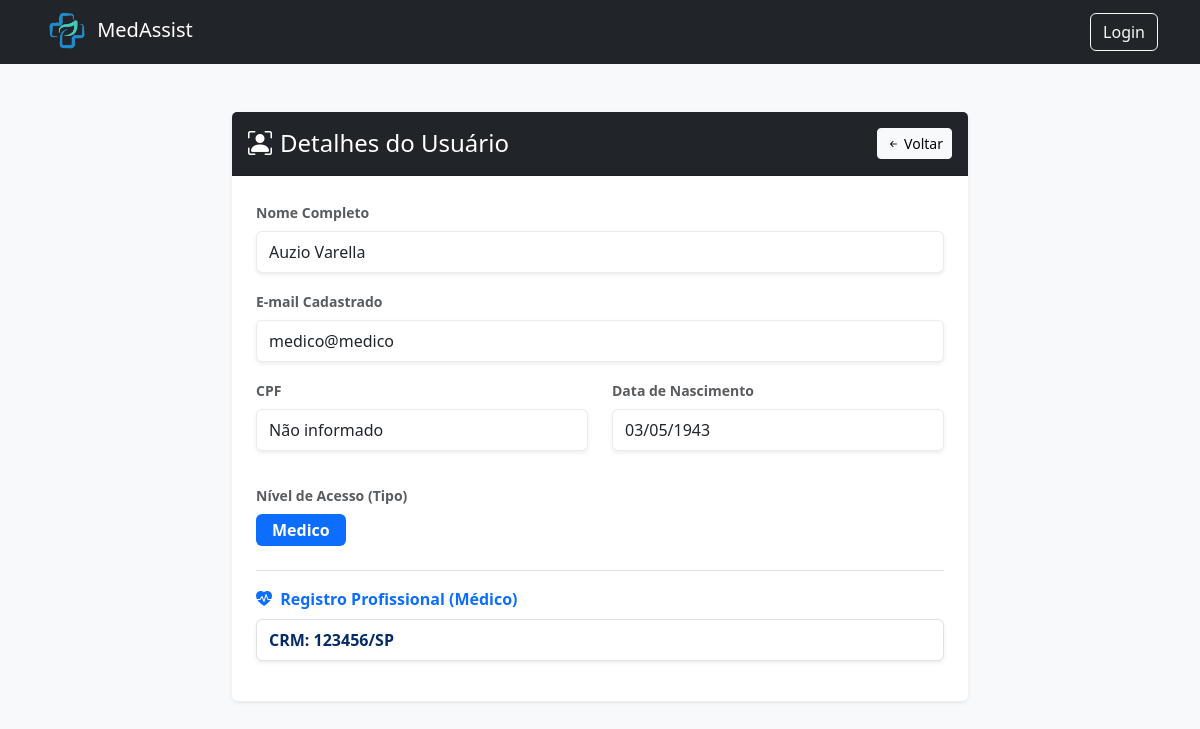
Before: /view/usuario-view.php?id=9 (signed in) with the older database file.
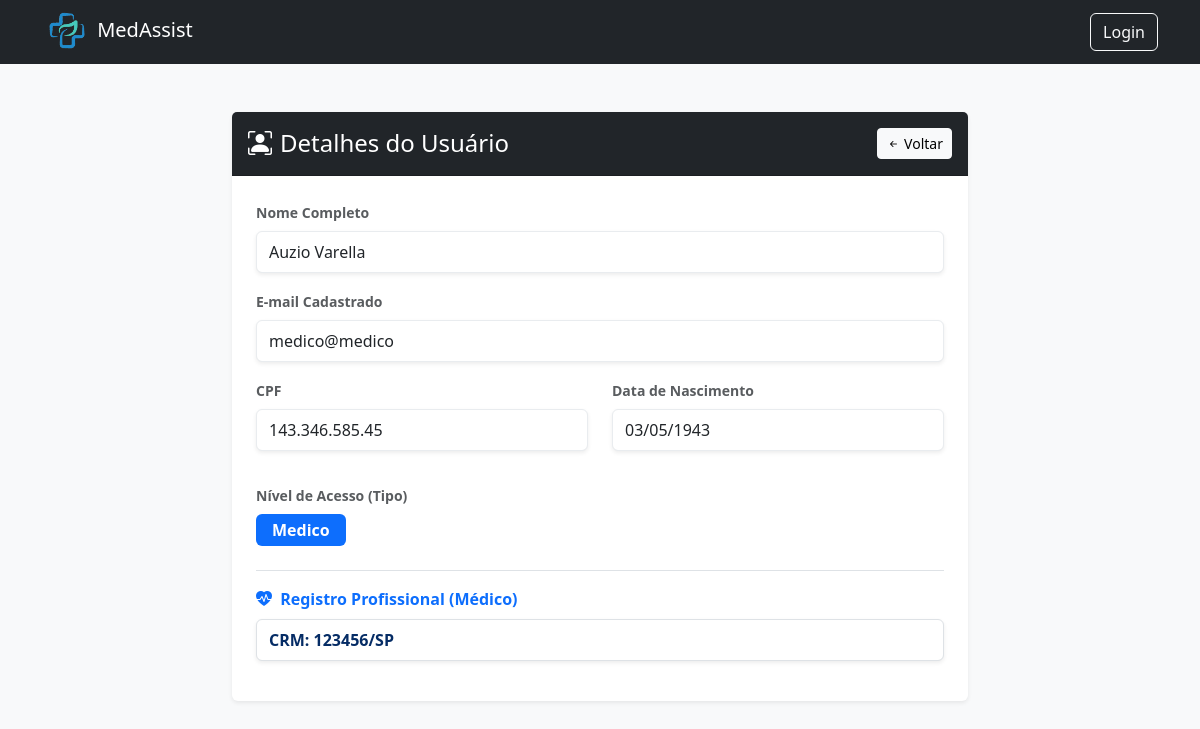
After: the same page with the newer database file.
### tables this page shows
CREATE TABLE `usuarios` (
  `id` int(11) NOT NULL AUTO_INCREMENT,
  `cpf` varchar(14) DEFAULT NULL,
  `nome` varchar(100) NOT NULL,
  `email` varchar(100) DEFAULT NULL,
  `data_nascimento` date NOT NULL,
  `senha` varchar(255) DEFAULT NULL,
  `role` enum('admin','medico','enfermeiro','paciente') DEFAULT 'paciente' COMMENT 'Papéis de acesso ao sistema',
  `crm_registro` varchar(50) DEFAULT NULL COMMENT 'Registro CRM do Médico. Deve ser preenchido se o papel role for medico.',
  `coren_registro` varchar(50) DEFAULT NULL COMMENT 'Registro COREN do Enfermeiro/Técnico. Deve ser preenchido se o role for enfermeiro.',
  PRIMARY KEY (`id`),
  UNIQUE KEY `crm_registro` (`crm_registro`),
  UNIQUE KEY `coren_registro` (`coren_registro`),
  UNIQUE KEY `cpf` (`cpf`),
  UNIQUE KEY `cpf_2` (`cpf`),
  UNIQUE KEY `cpf_3` (`cpf`),
  UNIQUE KEY `cpf_4` (`cpf`)
);

### view/usuario-view.php (the view, shortened to what the changed rows need)
<?php
    require '../Model/conexao.php';
?>
<!doctype html>
<html lang="pt-br">
  <head>
    <link href="https://cdn.jsdelivr.net/npm/bootstrap@5.3.3/dist/css/bootstrap.min.css" rel="stylesheet">
    <link rel="stylesheet" href="https://cdn.jsdelivr.net/npm/bootstrap-icons@1.11.3/font/bootstrap-icons.min.css">
  </head>
  <body class="bg-light">
    <div class="container mt-5">
        <div class="row justify-content-center">
            <div class="col-md-8">
                <div class="card shadow-sm border-0">
                    <div class="card-body p-4">
                        <?php
                            if(isset($_GET['id'])){
                                $usuario_id = mysqli_real_escape_string($conexao, $_GET['id']);
                                $sql = "SELECT * FROM usuarios WHERE id = $usuario_id";
                                $query = mysqli_query($conexao, $sql);
                                if(mysqli_num_rows($query) > 0){
                                    $usuario = mysqli_fetch_array($query);
                        ?>
                                    <div class="mb-3">
                                        <label class="form-label fw-bold text-muted small">Nome Completo</label>
                                        <p class="form-control bg-white py-2 shadow-sm border-light-subtle">
                                            <?= htmlspecialchars($usuario['nome']) ?>
                                        </p>
                                    </div>
                                    <div class="mb-3">
                                        <label class="form-label fw-bold text-muted small">E-mail Cadastrado</label>
                                        <p class="form-control bg-white py-2 shadow-sm border-light-subtle">
                                            <?= htmlspecialchars($usuario['email'] ?? 'Não informado') ?>
                                        </p>
                                    </div>
                                    <div class="row">
                                        <div class="col-md-6 mb-3">
                                            <label class="form-label fw-bold text-muted small">CPF</label>
                                            <p class="form-control bg-white py-2 shadow-sm border-light-subtle">
                                                <?= htmlspecialchars($usuario['cpf'] ?? 'Não informado') ?>
                                            </p>
                                        </div>
                                        <div class="col-md-6 mb-3">
                                            <label class="form-label fw-bold text-muted small">Data de Nascimento</label>
                                            <p class="form-control bg-white py-2 shadow-sm border-light-subtle">
                                                <?= ($usuario['data_nascimento'] !== '0000-00-00') ? date('d/m/Y', strtotime($usuario['data_nascimento'])) : 'Não cadastrada' ?>
                                            </p>
                                        </div>
                                    </div>
                                    <div class="mb-3">
                                        <label class="form-label fw-bold text-muted small">Nível de Acesso (Tipo)</label>
                                        <div>
                                            <span class="badge py-2 px-3 fs-6 <?php
                                                if($usuario['role'] == 'admin') echo 'bg-danger';
                                                elseif($usuario['role'] == 'medico') echo 'bg-primary';
                                                elseif($usuario['role'] == 'enfermeiro') echo 'bg-info';
                                                elseif($usuario['role'] == 'paciente') echo 'bg-success';
                                                else echo 'bg-secondary';
                                            ?>">
                                                <?= ucfirst($usuario['role']) ?>
                                            </span>
                                        </div>
                                    </div>
                                    <?php if (!empty($usuario['crm_registro'])): ?>
                                        <div class="mb-3 mt-4 border-top pt-3">
                                            <label class="form-label fw-bold text-primary"><i class="bi bi-heart-pulse-fill me-1"></i> Registro Profissional (Médico)</label>
                                            <p class="form-control bg-blue-subtle text-primary-emphasis fw-bold py-2 shadow-sm">
                                                CRM: <?= htmlspecialchars($usuario['crm_registro']) ?>
                                            </p>
                                        </div>
                                    <?php endif; ?>
                        <?php
                                } else {
                                    echo "<div class='alert alert-warning text-center my-3'>Usuário não encontrado no banco de dados.</div>";
                                }
                            } else {
                                echo "<div class='alert alert-danger text-center my-3'>ID de usuário inválido ou ausente.</div>";
                            }
                        ?>
                    </div>
                </div>
            </div>
        </div>
    </div>
  </body>
</html>

Changed rows visible on the page:
changed usuarios "Auzio Varella": cpf "Não informado" → "143.346.585.45"
